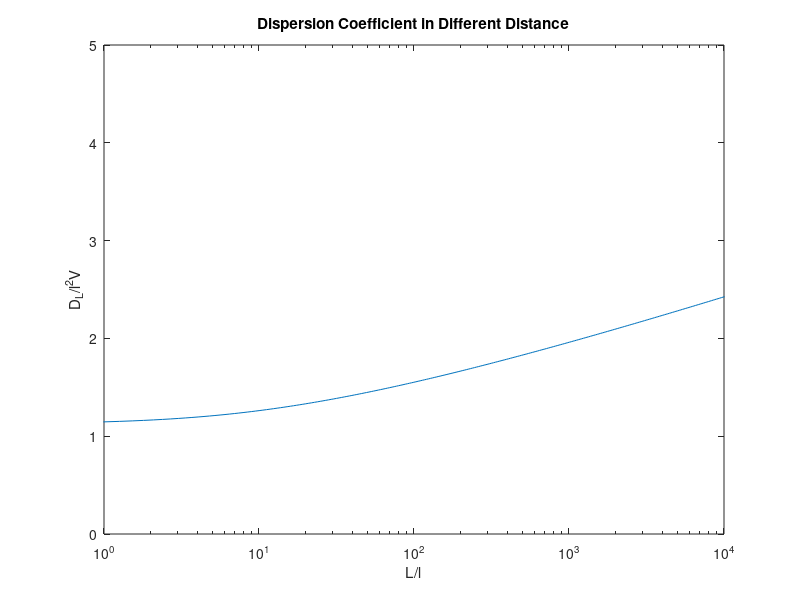

This chart was generated by the following MATLAB code:
res = zeros(100, 2);
c1 = sqrt(3) / 10;
c2 = 2.25 - sqrt(3) / 10;
for i = 1:800
    x = 0.01 * (i - 1);
    L = 1/3 * (x - c2) * exp(2 * x);
    sigma2 = 1/3 * (x + c1) * (x - c2) * exp(2 * x);
    res(i, :) = [L, sigma2 / 2 / L];
end
semilogx(res(:, 1), res(:, 2));
xlim([1, 1e4]);
title('Dispersion Coefficient in Different Distance');
xlabel('L/l');
ylabel('D_L/l^2V');